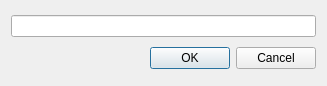
<?xml version="1.0" encoding="UTF-8"?>
<ui version="4.0">
 <class>Dialog</class>
 <widget class="QDialog" name="Dialog">
  <property name="geometry">
   <rect>
    <x>0</x>
    <y>0</y>
    <width>327</width>
    <height>86</height>
   </rect>
  </property>
  <property name="windowTitle">
   <string>Add a reference</string>
  </property>
  <layout class="QVBoxLayout" name="verticalLayout">
   <item>
    <widget class="QLineEdit" name="lineEdit"/>
   </item>
   <item>
    <widget class="QDialogButtonBox" name="buttonBox">
     <property name="sizePolicy">
      <sizepolicy hsizetype="Expanding" vsizetype="Fixed">
       <horstretch>0</horstretch>
       <verstretch>0</verstretch>
      </sizepolicy>
     </property>
     <property name="layoutDirection">
      <enum>Qt::LeftToRight</enum>
     </property>
     <property name="orientation">
      <enum>Qt::Horizontal</enum>
     </property>
     <property name="standardButtons">
      <set>QDialogButtonBox::Cancel|QDialogButtonBox::Ok</set>
     </property>
     <property name="centerButtons">
      <bool>false</bool>
     </property>
    </widget>
   </item>
  </layout>
 </widget>
 <resources/>
 <connections>
  <connection>
   <sender>buttonBox</sender>
   <signal>accepted()</signal>
   <receiver>Dialog</receiver>
   <slot>accept()</slot>
   <hints>
    <hint type="sourcelabel">
     <x>248</x>
     <y>254</y>
    </hint>
    <hint type="destinationlabel">
     <x>157</x>
     <y>274</y>
    </hint>
   </hints>
  </connection>
  <connection>
   <sender>buttonBox</sender>
   <signal>rejected()</signal>
   <receiver>Dialog</receiver>
   <slot>reject()</slot>
   <hints>
    <hint type="sourcelabel">
     <x>316</x>
     <y>260</y>
    </hint>
    <hint type="destinationlabel">
     <x>286</x>
     <y>274</y>
    </hint>
   </hints>
  </connection>
 </connections>
</ui>
